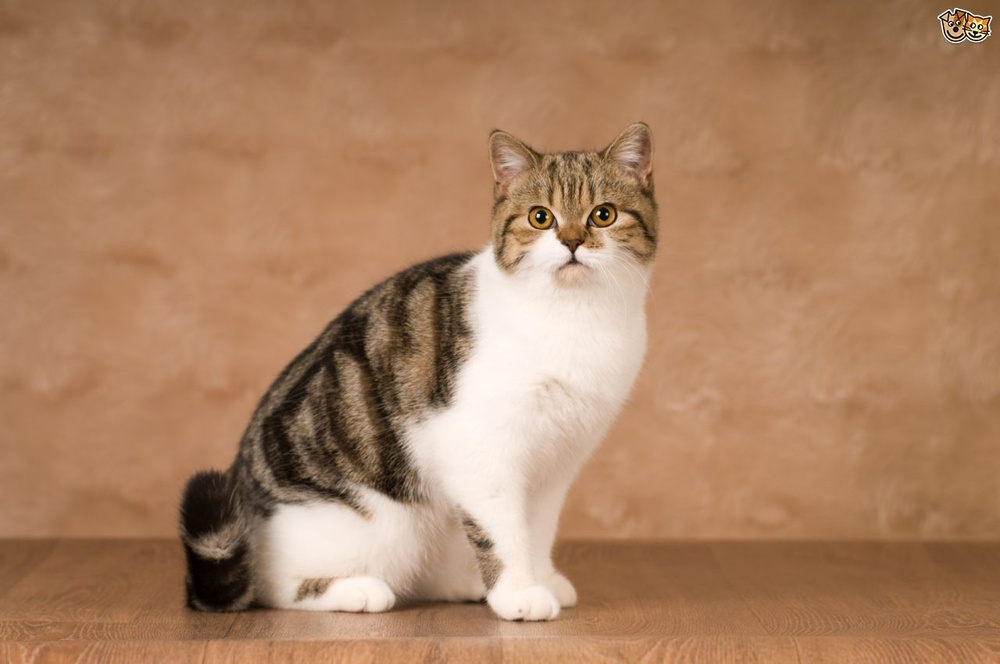
#> input picture OpenCV/cat1.jpg, 1000 x 664 px, shrunk from 1280 x 850 before the run
$ python crop_img.py
#> lines starting #> are read from the running program, lines starting #| are printed output that depends on the picture
#!/usr/bin/env python3

#IMPORTING LIBRARIES
import cv2
import numpy as np


#READING IMAGE FROM USER AND FINDING ITS DIMENSION
img_path=input("Enter the file path : ")
#> the answer given: cat1.jpg
img=cv2.imread(img_path,1)
#> img is the input picture: shape (664, 1000, 3); mean B, G, R 98.9, 130.1, 171.5
shape=img.shape
#> shape = (664, 1000, 3)
img_height=shape[0]
#> img_height = 664
img_width=shape[1]
#> img_width = 1000
#> the answer given: 1


#ASKING THE OPTIONS
option='''
1: Crop the image into HALF(1/2)
2: Crop the image into QUARTER(1/4)
3: Crop the image into ONE-EIGHTH(1/8)
'''

#FUNCTIONS
def half():
	img_h=int(img_height/2)
#> img_h = 332
	img_w=int(img_width/2)
#> img_w = 500
	img1=img[0:img_h,0:img_w]
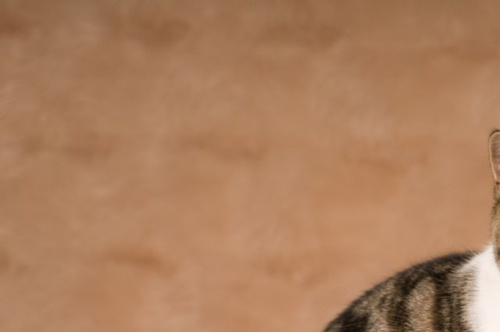
#> img1: shape (332, 500, 3); mean B, G, R 93.5, 126.4, 171.9
	cv2.imshow('cropped',img1)

	zero=np.zeros((img_h,img_w,3))
	img[0:img_h,0:img_w]=zero
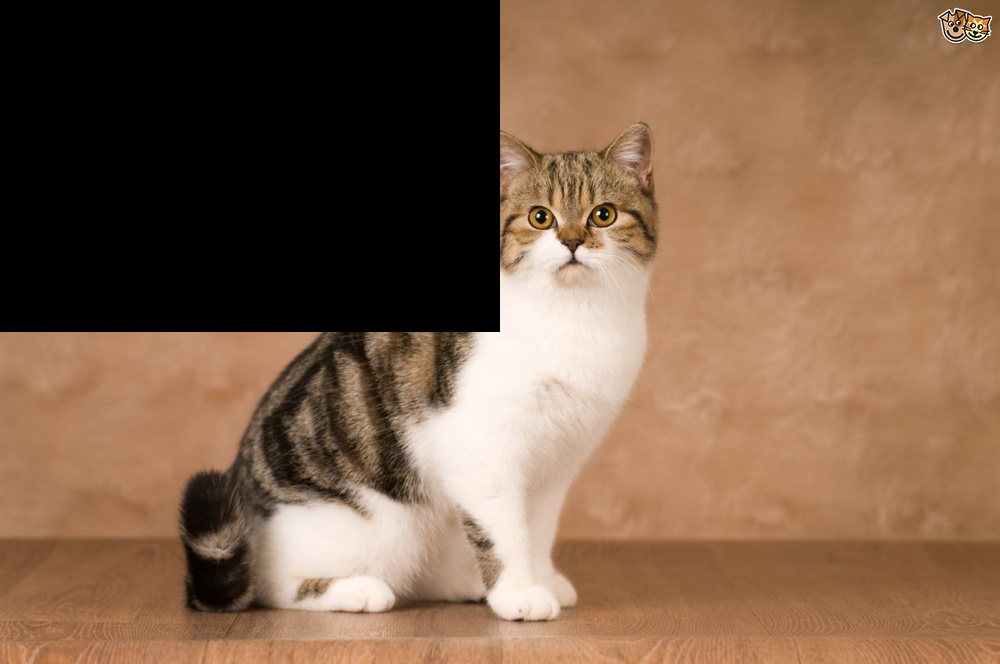
#> img: shape (664, 1000, 3); mean B, G, R 75.5, 98.5, 128.5
	img2=img

	cv2.imshow('rest',img2)
	cv2.waitKey(0)
	cv2.destroyAllWindows()

def quarter():
	img_h=int(img_height/4)
	img_w=int(img_width/4)
	img1=img[0:img_h,0:img_w]
	cv2.imshow('cropped',img1)

	zero=np.zeros((img_h,img_w,3))
	img[0:img_h,0:img_w]=zero
	img2=img

	cv2.imshow('rest',img2)
	cv2.waitKey(0)
	cv2.destroyAllWindows()

'''
def eighth():
	img_h=int(img_height/8)
	img_w=int(img_width/8)
	img1=img[0:img_h,0:img_w]
	cv2.imshow('cropped',img1)

	zero=np.zeros((img_h,img_w,3))
	img[0:img_h,0:img_w]=zero
	img2=img

	cv2.imshow('rest',img2)
	cv2.waitKey(0)
	cv2.destroyAllWindows()
'''

print(option)
choice=input('\nEnter your choice : ')

#ITERATING THROUGH CHOICES
if choice=='1':
	half()
elif choice=='2':
	quarter()
#elif choice=='3':
#	eighth()

$ run again, on OpenCV/cat3.jpg
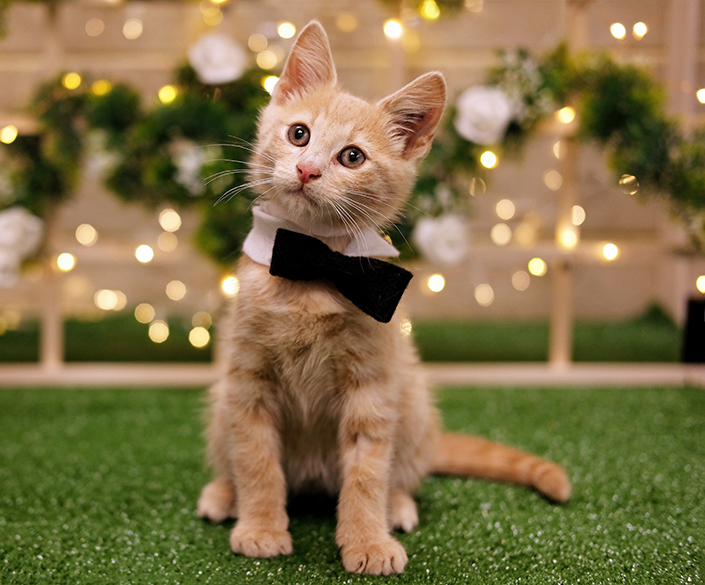
#> input picture OpenCV/cat3.jpg, 705 x 585 px
#> img is the input picture: shape (585, 705, 3); mean B, G, R 71.5, 112.7, 129.3
#> in half, `img1=img[0:img_h,0:img_w]`:
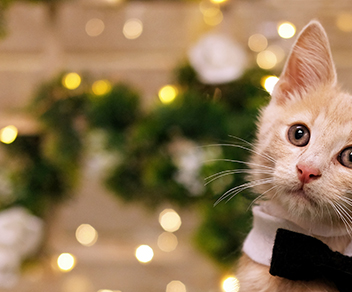
#> img1: shape (292, 352, 3); mean B, G, R 83.5, 118.3, 143.3
#> in half, `img[0:img_h,0:img_w]=zero`:
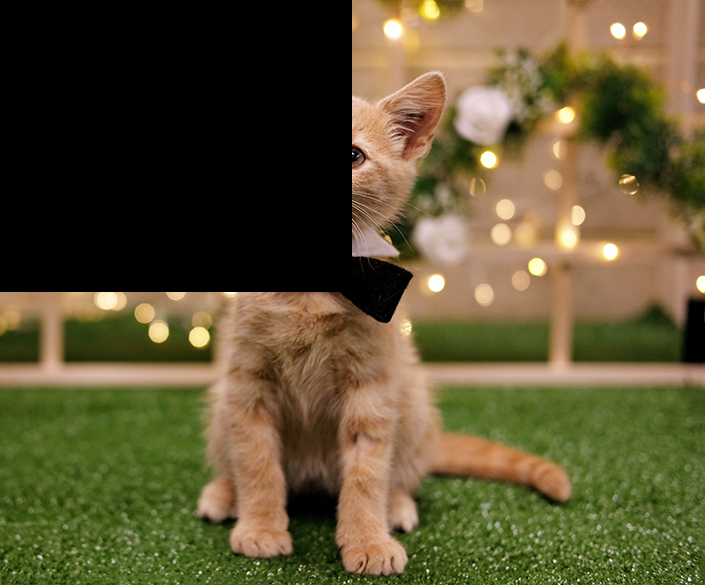
#> img: shape (585, 705, 3); mean B, G, R 50.7, 83.2, 93.5

$ run again, on OpenCV/cat4.jpg
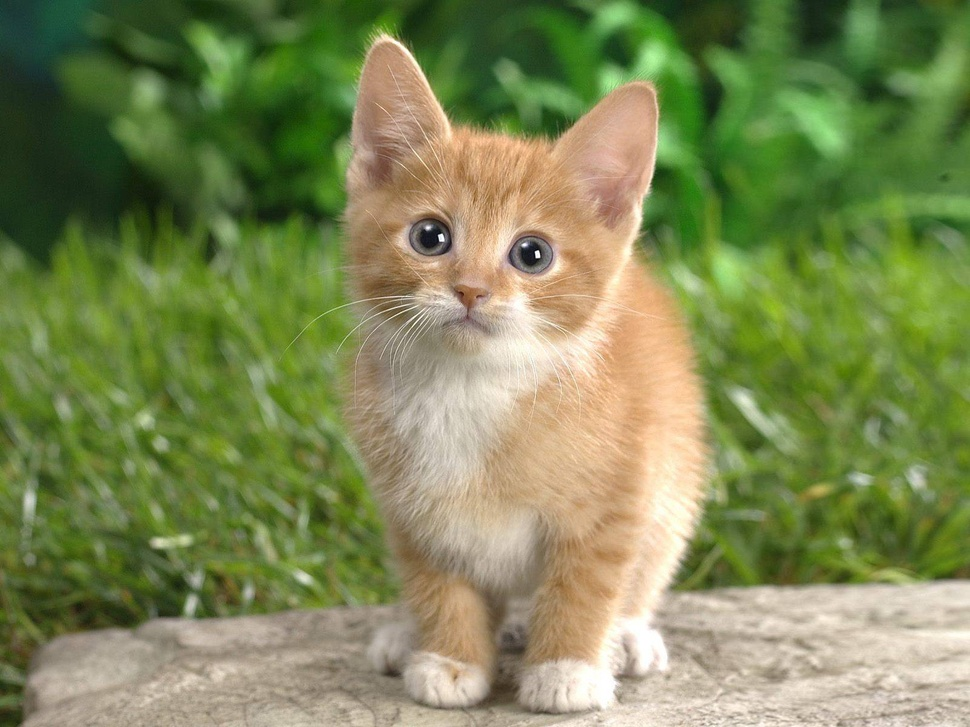
#> input picture OpenCV/cat4.jpg, 970 x 727 px, shrunk from 1600 x 1200 before the run
#> img is the input picture: shape (727, 970, 3); mean B, G, R 85.7, 136, 125.9
#> in half, `img1=img[0:img_h,0:img_w]`:
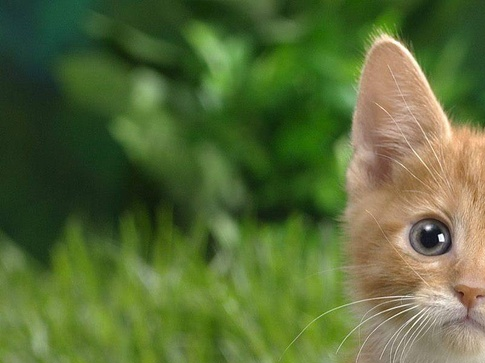
#> img1: shape (363, 485, 3); mean B, G, R 55.5, 107, 87.9
#> in half, `img[0:img_h,0:img_w]=zero`:
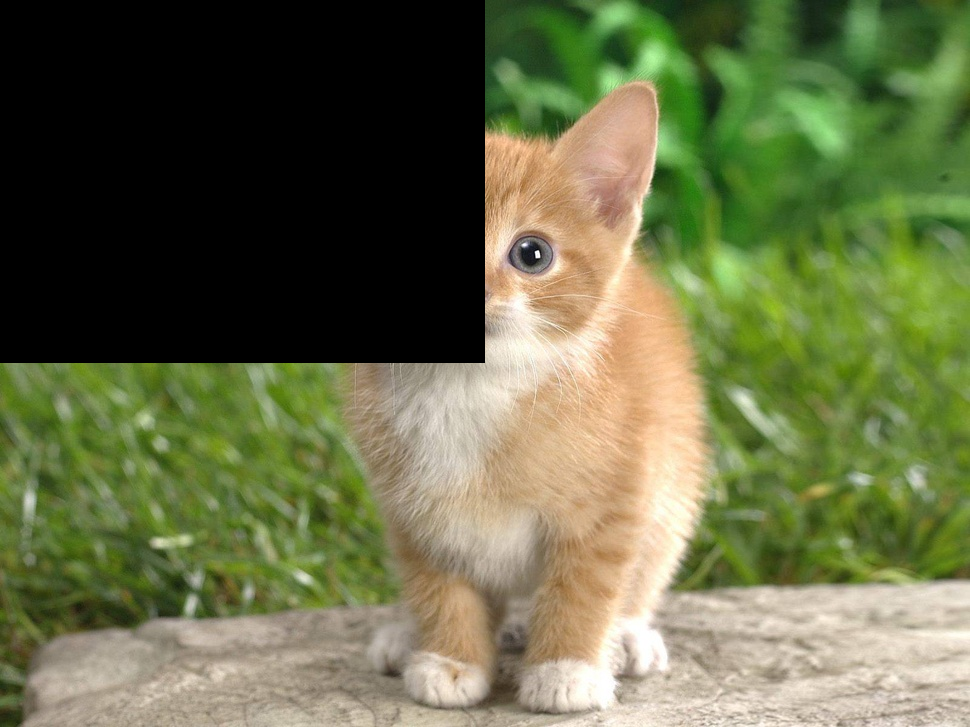
#> img: shape (727, 970, 3); mean B, G, R 71.9, 109.3, 103.9
